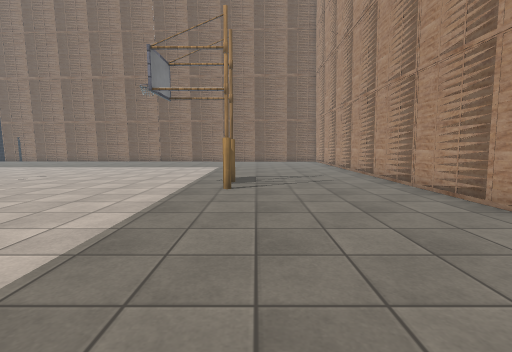
[1] (above)

15 first-person views from a walk through a 3-D level made in the Unity game engine. The camera is 1.2 m above the floor, tilts 6° down and sees 85° across. The floor is counted in squares, 1 m on a side. Each view is taken from the middle of a square. On the plan, view 1 faces up. The plan holds only what a view shows up to about 13 squares ahead; the rest is blank. The place goes on beyond the plan. The player is left out. Some surface patterns are stand-ins.

[2]
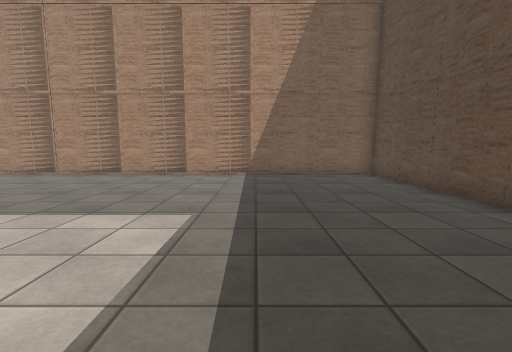

[3]
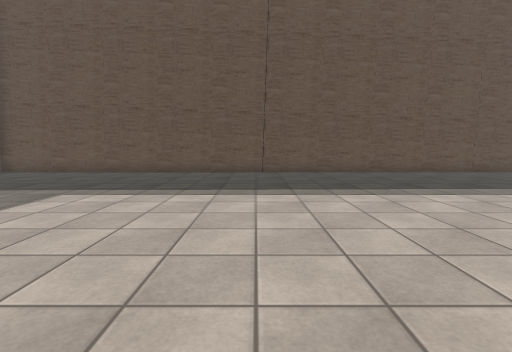

[4]
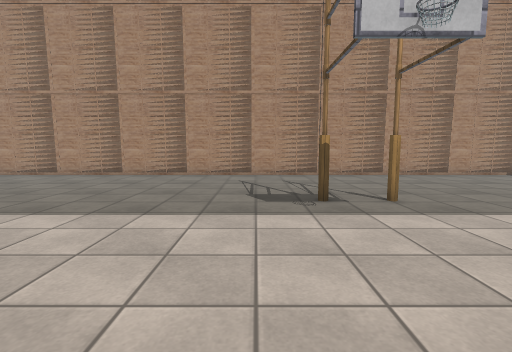

[5]
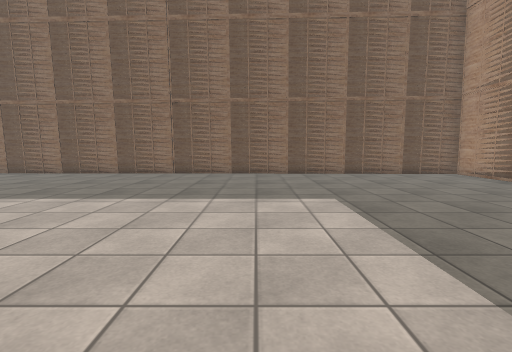

[6]
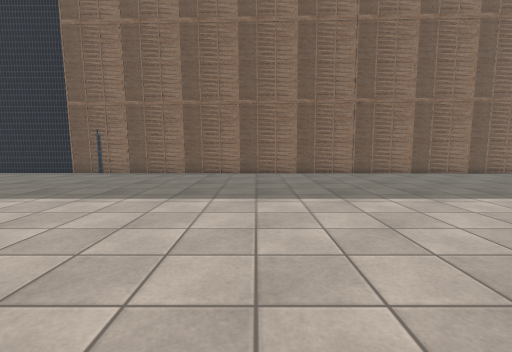

[7]
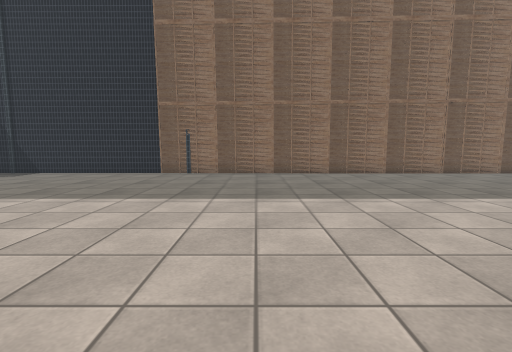

[8]
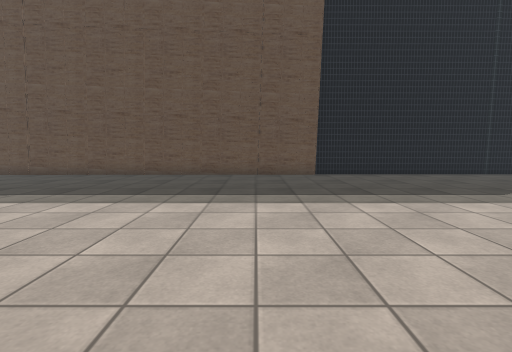

[9]
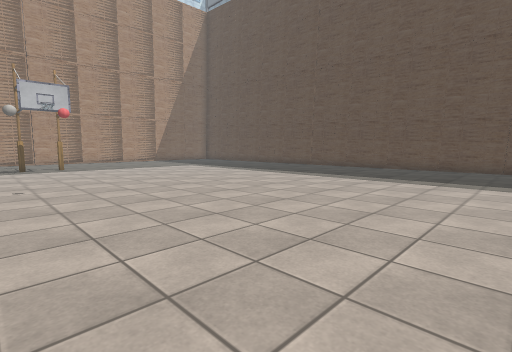

[10]
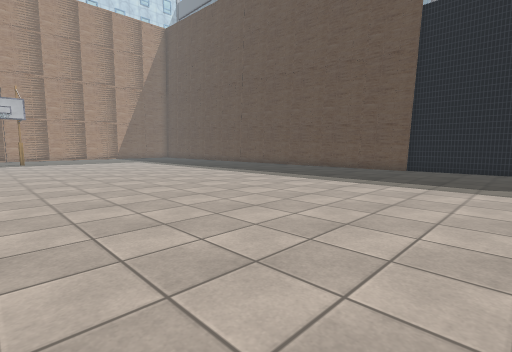

[11]
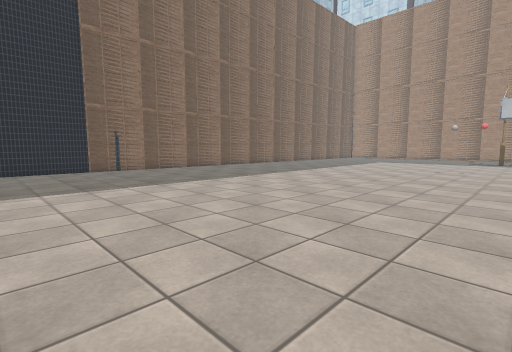

[12]
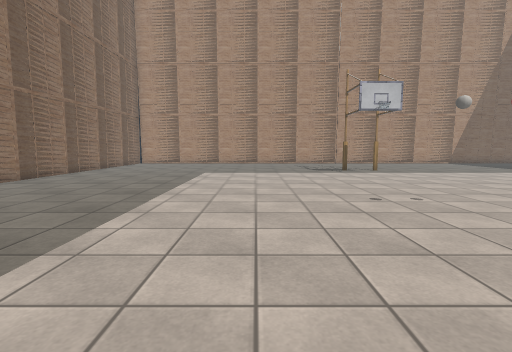

[13]
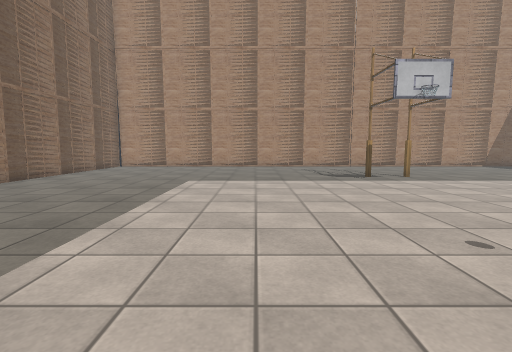

[14]
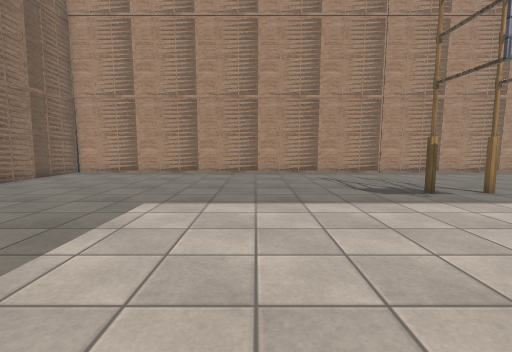

[15]
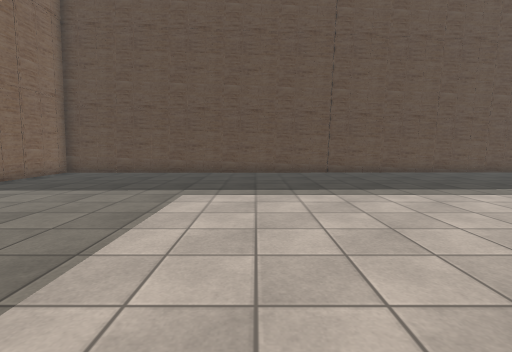

### Floor plan
Points are (right, up) in squares from view 1. A wall is a line through its corners. A room is listed if a view was taken in it or the views show most of it. See-through windows are left out.
Room 1 (views 1, 2, 3, 4, 5, 6, 7, 8, 9, 10, 11, 12, 13, 14, 15)
walls: (-10.7, -4.9) (-9.4, -4.9); (-7.7, -4.9) (-4.9, -4.9); (-12.5, -4.9) (-11.4, -4.9); (4.7, 10.4) (4.7, 11.5); (4.7, 7.4) (4.7, 8.6); (4.7, 5.4) (4.7, 6.6); (4.7, 13.4) (4.7, 14.5); (-17.5, -4.9) (-16.4, -4.9); (-1.5, 22.4) (-11.6, 22.5); (4.7, 2.4) (4.7, 3.6); (-1.7, -4.9) (0.5, -4.9); (4.7, 16.4) (4.7, 17.5); (-0.1, 22.3) (-0.6, 22.3); (-20.4, 22.6) (-24.5, 22.7); (4.7, 18.4) (4.7, 19.2); (4.7, -0.5) (4.7, 0.1); (1.5, 22.3) (0, 22.3); (2.5, -4.9) (3.5, -4.9); (3.5, 22.3) (2.5, 22.3); (4.7, 21.4) (4.7, 22); (4.7, -3.5) (4.7, -2.6); (4.3, -4.9) (4.7, -4.9) (4.7, -4.4); (5, 22.3) (4.4, 22.3); (-24.5, -5.2) (-19.6, -5.2)
ways out: opening at (-17, 22)
objects: other object (-20, 23) to (-18, 23); other object (-19, -5) to (-18, -5); other object (-17, 23) to (-16, 23); other object (-16, -5) to (-15, -5); other object (-15, 23) to (-13, 23); other object (-14, -5) to (-13, -5); other object (-12, 23); other object (-11, -5); other object (-9, -5) to (-8, -5); other object (-8, 22); other object (-7, 22); other object (-6, -5); other object (-4, -5) to (-3, -5); other object (-4, 22); other object (-2, -5); other object (-1, 22); other object (1, -5) to (2, -5); other object (2, 22); other object (4, -5); other object (4, 22); other object (5, -4); other object (5, -2) to (5, -1); other object (5, 1) to (5, 2); other object (5, 4) to (5, 5); other object (5, 7); other object (5, 9) to (5, 10); other object (5, 12) to (5, 13); other object (5, 15) to (5, 16); other object (5, 18); other object (5, 20) to (5, 21)

Where each view was taken, in squares from view 1:
view 1: 0 up, 0 right, facing up
view 2: 0 up, 7 left, facing right
view 3: 8 up, 7 left, facing down
view 4: 11 up, 7 left, facing right
view 5: 10 up, 4 left, facing up
view 6: 10 up, 12 left, facing up
view 7: 10 up, 16 left, facing up
view 8: 7 up, 17 left, facing down
view 9: 11 up, 18 left, facing down-right
view 10: 10 up, 24 left, facing down-right
view 11: 8 up, 24 left, facing up-right
view 12: 14 up, 15 left, facing right
view 13: 14 up, 12 left, facing right
view 14: 14 up, 8 left, facing right
view 15: 8 up, 4 left, facing down
